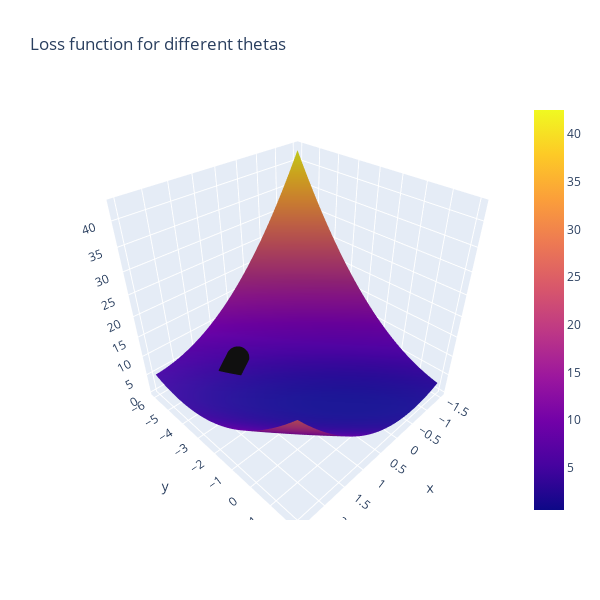

Source (notebook cell):
### Code cell
#Let's look at the new loss path on the function. It should start much closer to the goal

line_marker = dict(color='#101010', width=2)
fig = go.Figure()
fig.add_surface(x=theta1_vals, y=theta0_vals, z=J_vals)
fig.add_scatter3d(x=theta1_history1, y=theta0_history1, z=J_history1, line=line_marker, name='')
#The below line adds a graph of just the loss over iterations in a 2D plane
plt.plot(theta0_history1, theta1_history1, 'r+');
fig.update_layout(title='Loss function for different thetas', autosize=True,
                  width=600, height=600, xaxis_title='theta0', 
                 yaxis_title='theta1')
fig.show()
